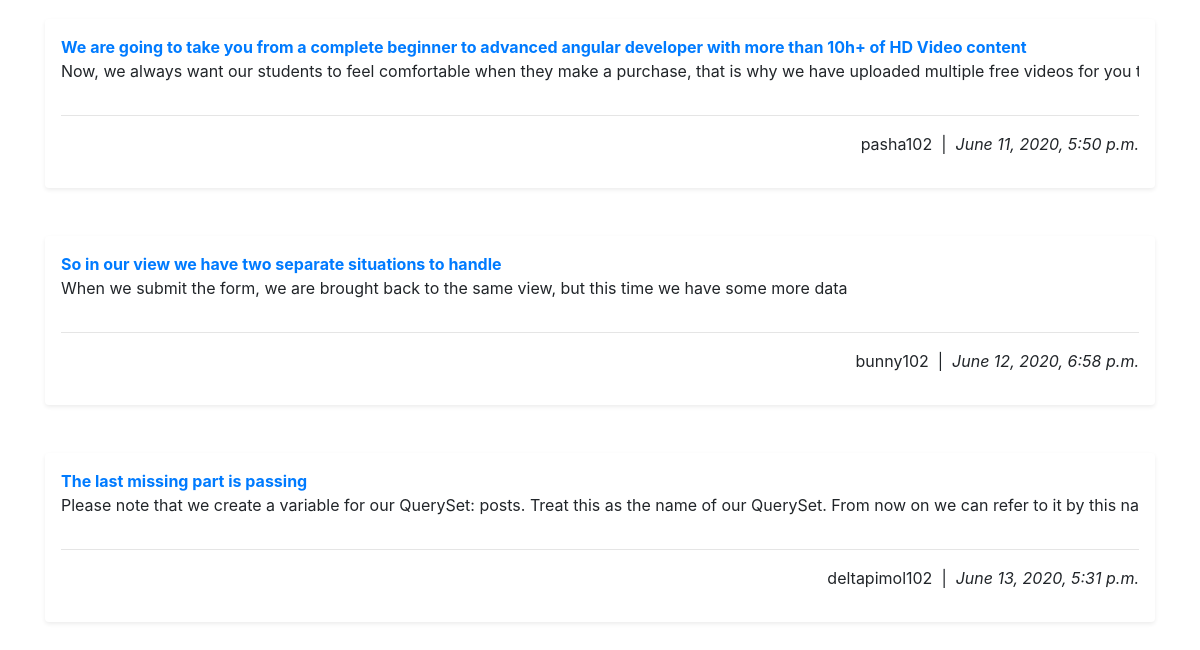
The app's page /posts/ (lower part), older data.
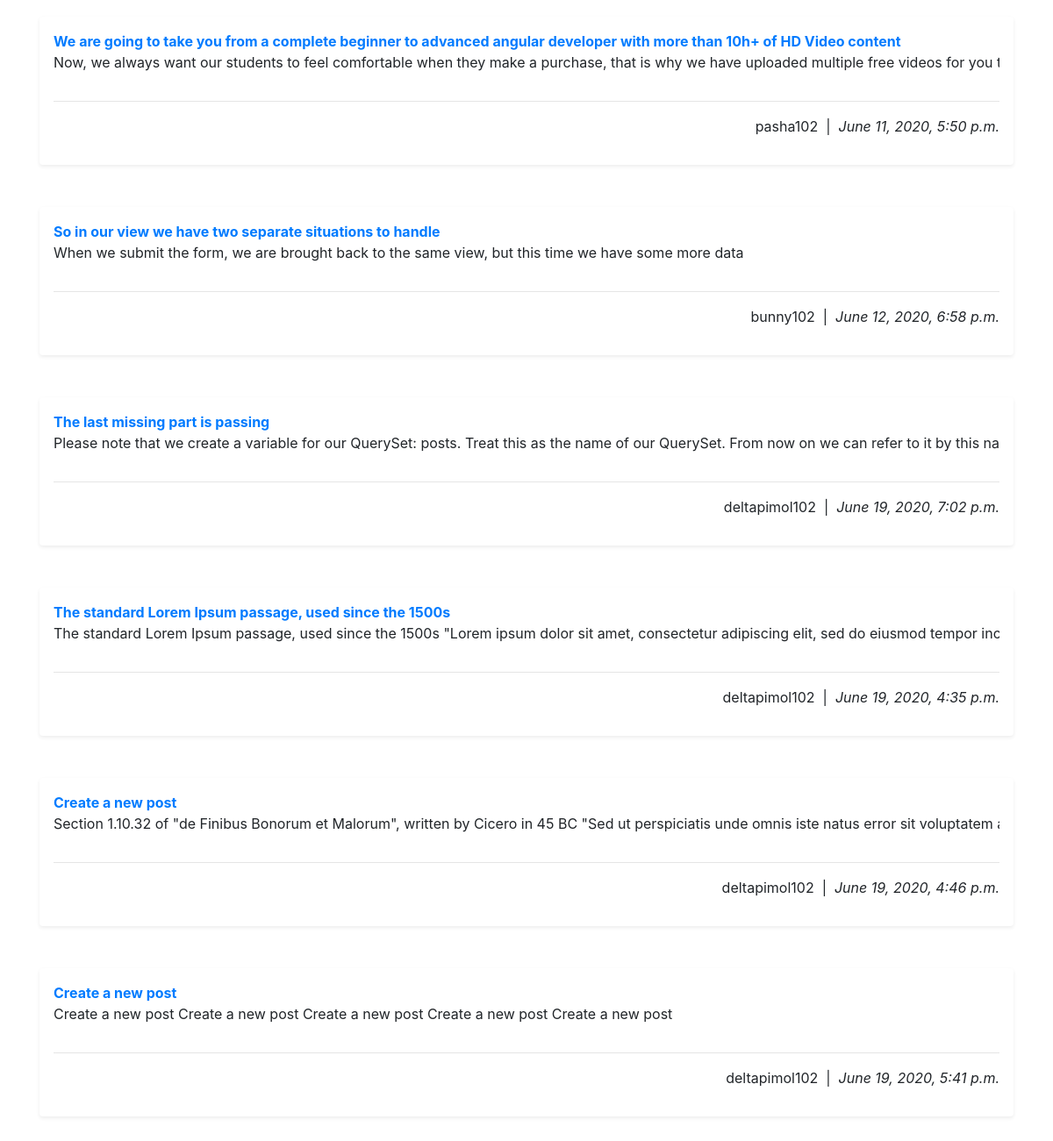
The same page, newer data.
### posts_app/models.py (models this page shows, shortened)
class Post(models.Model):
    author = models.ForeignKey(settings.AUTH_USER_MODEL, on_delete = models.CASCADE)
    title = models.CharField(blank=False, null=False, max_length=200)
    text = models.TextField()
    post_datetime = models.DateTimeField(null=True)

### posts_app/views.py (the view)
# urls.py: path('',displayPosts,name='displayposts'),
def displayPosts(request):
    posts = Post.objects.all()
    return render(request,'Posts/posts.html',{ 'posts': posts })

### posts_app/templates/Posts/posts.html (shortened to what this page needs)
<html>
    {% extends 'index.html' %}
    {% block content %}
    <body>
        <br>
        <div class="container">
        {% for post in posts %}
            <div class="shadow-sm p-3 mb-5 bg-white rounded">
                <b><a href={% url "postdetails" pk=post.pk %} class="text-decoration-none">{{ post.title }}</a></b>
                    <div class="overflow-hidden">
                        <span class="d-inline-block text-truncate" style="max-width: 1500px;">
                            <p>{{ post.text }}</p>
                        </span>
                    </div>
                    <hr>
                    <p class="text-right">{{ post.author }} &nbsp;|&nbsp; <i>{{ post.post_datetime }}</i></p>
            </div>
        {% endfor %}
        </div>
    </body>
    {% endblock %}

Row changes from the older to the newer data that the page shows:
changed Post "The last missing part is passing": post_datetime "June 13, 2020, 5:31 p.m." → "June 19, 2020, 7:02 p.m."
added Post: title "The standard Lorem Ipsum passage, used since the 1500s", text "The standard Lorem Ipsum passage, used since the 1500s \"Lorem ipsum dolor sit amet, consectetur adipiscing elit, sed do eiusmod tempor incididunt ut labore et dolore magna aliqua. Ut enim ad…", author "deltapimol102", post_datetime "June 19, 2020, 4:35 p.m."
added Post: title "Create a new post", text "Section 1.10.32 of \"de Finibus Bonorum et Malorum\", written by Cicero in 45 BC \"Sed ut perspiciatis unde omnis iste natus error sit voluptatem accusantium doloremque laudantium, totam rem aperi…", author "deltapimol102", post_datetime "June 19, 2020, 4:46 p.m."
added Post: title "Create a new post", text "Create a new post Create a new post Create a new post Create a new post Create a new post", author "deltapimol102", post_datetime "June 19, 2020, 5:41 p.m."
